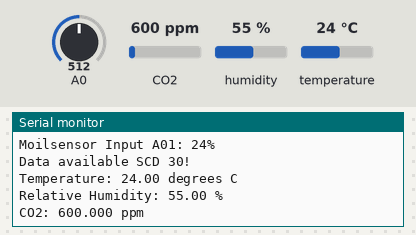
The sketch below on a simulated Arduino Leonardo, built for the host (arithmetic inside an expression is 32-bit, double 64-bit). On the bench: the last lines printed to the serial monitor. The inputs (shaded band) are chosen by the test bench; at power-on: CO2 600 ppm, A0 = 512, humidity 55 %, temperature 24 °C.

Above: at 10.8 s.
10.9 s: CO2 set to 452 ppm
At 20.5 s:
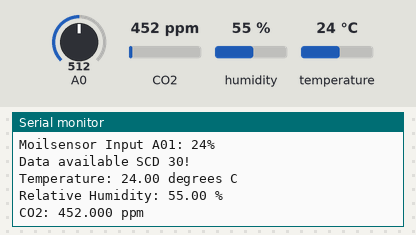
20.9 s: A0 set to 716
30.9 s: humidity set to 22 %
At 40.7 s:
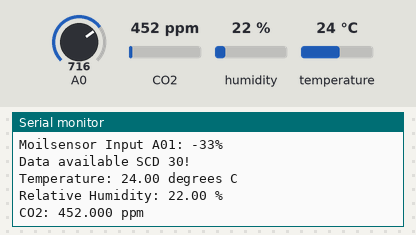
40.9 s: temperature set to 12 °C
At 50.7 s:
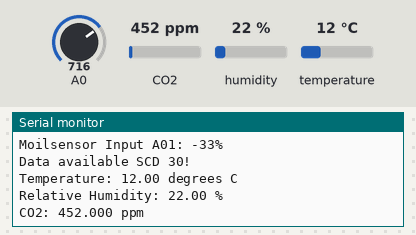
50.9 s: A0 set to 992
Timing chart, 0 to 53.9 s (numbered marks = the images above; inputs shaded):
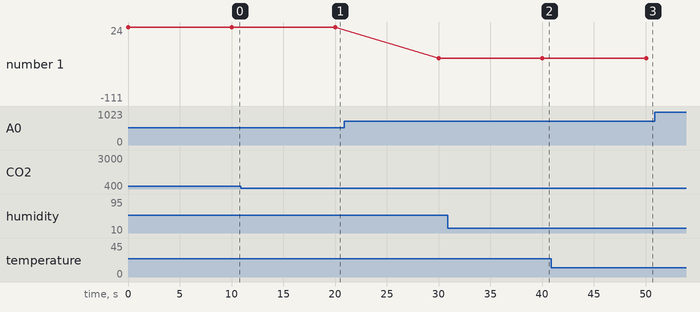

Measured:
- after the input at 10.9 s, the serial monitor: prints a new line after 9.1 s (image 1)
- after the input at 30.9 s, the serial monitor: prints a new line after 9.1 s (image 2)
- after the input at 40.9 s, the serial monitor: prints a new line after 9.1 s (image 3)
- plotted number 1: 24 → -33 after the input at 20.9 s, -33 → -111 after the input at 50.9 s

The sketch:

SoilMoistureSensore.ino
```cpp
// Basic demo for readings from Adafruit SCD30
#include <Adafruit_SCD30.h>

Adafruit_SCD30  scd30;

const int dry = 595; // value for dry sensor
const int wet = 239; // value for wet sensor

void setup()
{
    Serial.begin(115200);
  while (!Serial) delay(10);     // will pause Zero, Leonardo, etc until serial console opens

  Serial.println("Initialize Sensor SCD 30 and Moil Sensor!");

  // Try to initialize!
  if (!scd30.begin()) {
    Serial.println("Failed to find SCD30 chip");
    while (1) { delay(10); }
  }
  Serial.println("SCD30 Found!");


  // if (!scd30.setMeasurementInterval(10)){
  //   Serial.println("Failed to set measurement interval");
  //   while(1){ delay(10);}
  // }
  Serial.print("Measurement Interval: ");
  Serial.print(scd30.getMeasurementInterval());
  Serial.println(" seconds");
}


void loop()
{

  // Reads from Analog 0
  int sensorVal = analogRead(A0);

  // Sensor has a range of 239 to 595
  // We want to translate this to a scale or 0% to 100%
  int percentageHumididy = map(sensorVal, wet, dry, 100, 0);
  Serial.print("Moilsensor Input A01: ");
  Serial.print(percentageHumididy);
  Serial.println("%");

  if (scd30.dataReady()){
    Serial.println("Data available SCD 30!");

    if (!scd30.read()){ Serial.println("Error reading sensor data"); return; }

    Serial.print("Temperature: ");
    Serial.print(scd30.temperature);
    Serial.println(" degrees C");

    Serial.print("Relative Humidity: ");
    Serial.print(scd30.relative_humidity);
    Serial.println(" %");

    Serial.print("CO2: ");
    Serial.print(scd30.CO2, 3);
    Serial.println(" ppm");
    Serial.println("");
  } else {
    //Serial.println("No data");
  }


  delay(10000);

}
```
